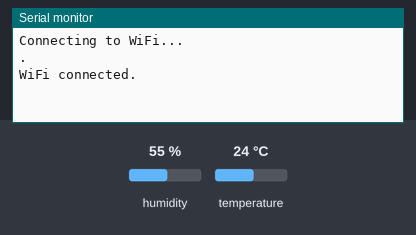
Bench run of a sketch on a simulated ESP8266 (NodeMCU). Shown: the last lines printed to the serial monitor. The inputs (shaded band) are chosen by the test bench; at power-on: humidity 55 %, temperature 24 °C. WiFi joins after 1.5 s; servers stay silent unless stated.

Above: at 3.2 s.
3.3 s: humidity set to 22 %
At 5.0 s:
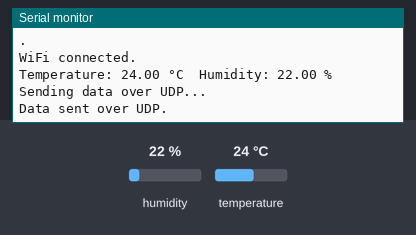
6.3 s: temperature set to 12 °C
At 8.6 s:
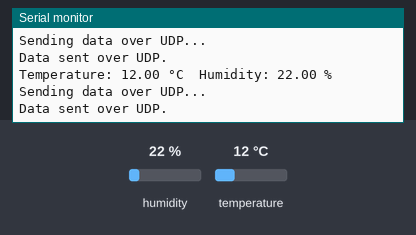
9.3 s: humidity set to 40 %
At 10.4 s:
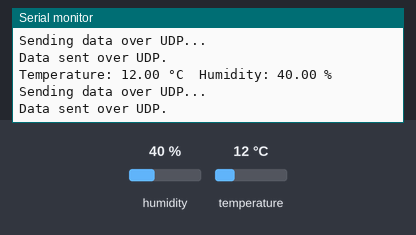

Measured:
- after the input at 3.3 s, the serial monitor: prints a new line after 0.71 s (image 1)
- after the input at 6.3 s, the serial monitor: prints a new line after 1.7 s (image 2)
- after the input at 9.3 s, the serial monitor: prints a new line after 0.73 s (image 3)

The sketch:

Create_UDP.ino
```cpp
#include <ESP8266WiFi.h>
#include <WiFiUdp.h>
#include <DHT.h>
const char* ssid = "csdc";
const char* password = "123456789";
const char* udpAddress = "192.168.137.1";
const int udpPort = 1234;
#define DHTPIN D3
#define DHTTYPE DHT22
DHT dht(DHTPIN, DHTTYPE);
WiFiUDP udp;
void setup() {
  Serial.begin(115200);
  Serial.println();
  Serial.println("Connecting to WiFi...");
  WiFi.begin(ssid, password);
  while (WiFi.status() != WL_CONNECTED) {
    delay(2000);
    Serial.print(".");
  }
  Serial.println();
  Serial.println("WiFi connected.");
  dht.begin();
}
void loop() {
  delay(2000);
  float temperature = dht.readTemperature();
  float humidity = dht.readHumidity();
  if (isnan(temperature) || isnan(humidity)) {
    Serial.println("Failed to read from DHT sensor!");
    return;
  }
  Serial.print("Temperature: ");
  Serial.print(temperature);
  Serial.print(" °C\tHumidity: ");
  Serial.print(humidity);
  Serial.println(" %");
  Serial.println("Sending data over UDP...");
  udp.beginPacket(udpAddress, udpPort);
  udp.print("Temperature: ");
  udp.print(temperature);
  udp.print(" °C, Humidity: ");
  udp.print(humidity);
  udp.println(" %");
  udp.endPacket();
  Serial.println("Data sent over UDP.");
}
```
